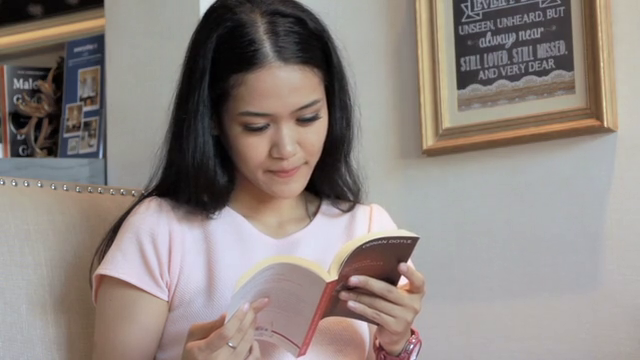
#> input picture frame 37 of eye.mp4, 640 x 360 px, given in place of dog.mp4, which was not available
$ python nesnelerin_izini_surme.py
#> lines starting #> are read from the running program, lines starting #| are printed output that depends on the picture; after the words box and inside, x2 and y2 are one past the last pixel; in counts of white or black regions, pixels touching at a corner belong together
import cv2
import numpy as np


camera=cv2.VideoCapture("dog.mp4")

while True:

    ret,frame=camera.read()
#> frame is the input picture: shape (360, 640, 3); mean B, G, R 129.2, 133.8, 143.2

    hsv =cv2.cvtColor(frame,cv2.COLOR_BGR2HSV)
#> hsv: shape (360, 640, 3); mean H, S, V 58.1, 37.6, 145.3

    sensitivity=15

    lower_white=np.array([0,0,255-sensitivity]) #lower ve upperda kopeğin olduğu beyaz rengi bulmaya
    # çalışıyoruz.arrayin içinde yaptığımız işlemler beyaz rengin kodlarıdır.
    # Bunları googledan aratarak bulmalısın.Mesala kırmızı için "hsv code for red"

    upper_white=np.array([255,sensitivity,255])

    mask=cv2.inRange(hsv,lower_white,upper_white)
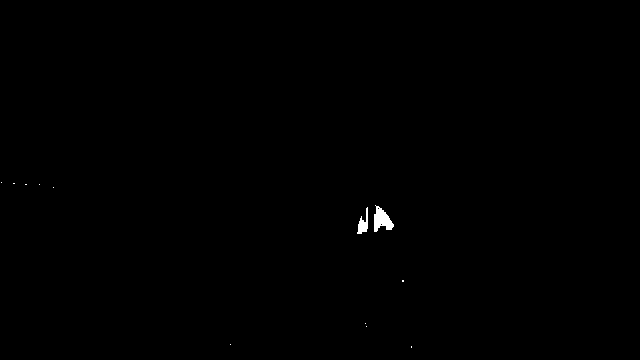
#> mask: shape (360, 640); 0.21% white; 12 white regions (10 under 20 px), largest, box (x1, y1, x2, y2) and area: (374, 205, 394, 232) 309, (357, 207, 368, 234) 149

    res=cv2.bitwise_and(frame,frame,mask=mask) #maskın doğru uygulanabilmesi için bu fonk yazılır.
    #iki adet frame yazmamızın nedeni iki kere döngü oluyor.


    if ret==False:
        break


    cv2.imshow("frame",frame)
    cv2.imshow("mask", mask)
    cv2.imshow("result", res)


    if cv2.waitKey(30) % 0xFF==ord("q"):
#> (key q is pressed here)
        break


cv2.destroyAllWindows()

$ run again, starting later in the video
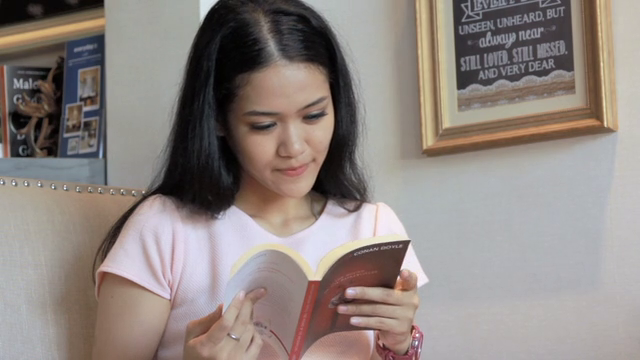
#> input picture frame 168 of eye.mp4, 640 x 360 px, given in place of dog.mp4, which was not available
#> frame is the input picture: shape (360, 640, 3); mean B, G, R 129.4, 133.7, 143.3
#> hsv: shape (360, 640, 3); mean H, S, V 60, 38.4, 145.5
#> `mask=cv2.inRange(hsv,lower_white,upper_white)`:
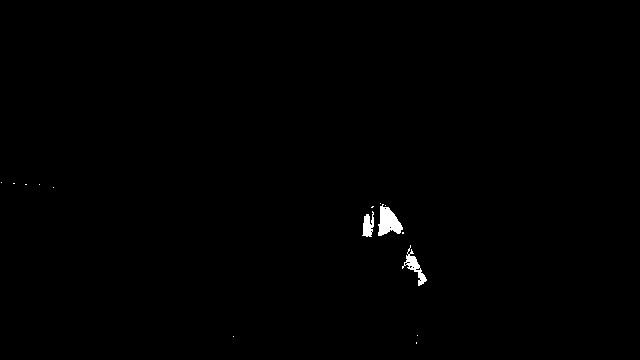
#> mask: shape (360, 640); 0.42% white; 15 white regions (12 under 20 px), largest, box (x1, y1, x2, y2) and area: (378, 204, 403, 236) 476, (402, 245, 427, 286) 282, (362, 211, 374, 237) 200
